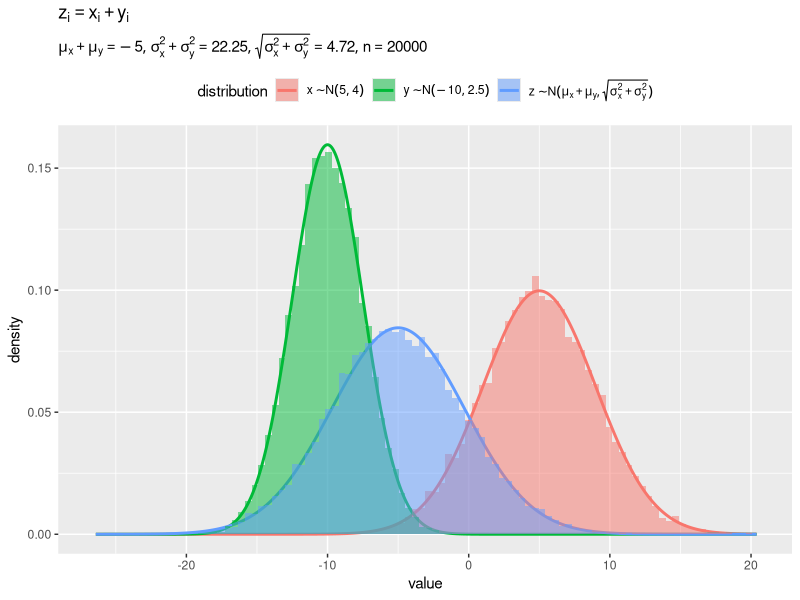

R code for this plot: (Note: this script raises an error after producing the figure.)

# column 正規分布の再生性 ---------------------------------------------------------

# 利用パッケージ
library(tidyverse)
library(gganimate)

# チェック用
library(ggplot2)


# 正規乱数の和の分布 ---------------------------------------------------------------

### ・乱数生成・統計量の計算・分布の計算 -----

# サンプルサイズを指定
N <- 20000

# 正規分布のパラメータを指定
mu_x    <- 5
sigma_x <- 4
mu_y    <- -10
sigma_y <- 2.5

# サンプリング
set.seed(123)
sample_df <- tibble::tibble(
  i = 1:N, 
  x = rnorm(n = N, mean = mu_x, sd = sigma_x), 
  y = rnorm(n = N, mean = mu_y, sd = sigma_y), 
  z = x + y
) |> 
  tidyr::pivot_longer(
    cols = !i, 
    names_to  = "dist", 
    values_to = "x"
  )

# 確率変数の範囲を設定
x_min <- min(sample_df[["x"]])
x_max <- max(sample_df[["x"]])

# 正規分布を計算
norm_df <- tibble::tibble(
  x = seq(from = x_min, to = x_max, length.out = 1000), 
  dens_x = dnorm(x = x, mean = mu_x, sd = sigma_x), 
  dens_y = dnorm(x = x, mean = mu_y, sd = sigma_y),
  dens_z = dnorm(x = x, mean = mu_x+mu_y, sd = sqrt(sigma_x^2+sigma_y^2))
) |> 
  tidyr::pivot_longer(
    cols = !x, 
    names_prefix = "dens_", 
    names_to  = "dist", 
    values_to = "dens"
  )


### ・作図 -----

# ラベル用の文字列を作成
param_label_vec <- c(
  parse(text = paste0("x %~% N(", mu_x, ", ", sigma_x, ")")), 
  parse(text = paste0("y %~% N(", mu_y, ", ", sigma_y, ")")), 
  parse(text = paste0("z %~% N(mu[x]+mu[y], sqrt(sigma[x]^2+sigma[y]^2))"))
)
param_label <- paste0(
  "list(", 
  "mu[x]+mu[y] == ", round(mu_x+mu_y, digits = 2), 
  ", sigma[x]^2+sigma[y]^2 == ", round(sigma_x^2+sigma_y^2, digits = 2), 
  ", sqrt(sigma[x]^2+sigma[y]^2) == ", round(sqrt(sigma_x^2+sigma_y^2), digits = 2), 
  ", n == ", N, 
  ")"
)

# ヒストグラムを作成
ggplot() + 
  geom_line(data = norm_df, 
            mapping = aes(x = x, y = dens, color = dist), 
            linewidth = 1) + # 生成分布
  geom_histogram(data = sample_df, 
                 mapping = aes(x = x, y = ..density.., fill = dist), 
                 position = "identity", bins = 100, 
                 alpha = 0.5) + # サンプル
  scale_color_hue(labels = param_label_vec) + # (凡例ラベル用)
  scale_fill_hue(labels = param_label_vec) + # (凡例ラベル用)
  theme(legend.text.align = 0, 
        legend.position = "top") + 
  labs(title = expression(z[i] == x[i] + y[i]), 
       subtitle = parse(text = param_label), 
       color = "distribution", fill = "distribution", 
       x = "value", y = "density")


### ・アニメーションの作図 -----

# 1フレーム当たりのデータ数を指定
n_per_frame <- 200

# フレーム数を設定
frame_num <- N / n_per_frame
frame_num

# 確率変数zを抽出
sample_z_vec <- sample_df |> 
  dplyr::filter(dist == "z") |> 
  dplyr::pull(x)

# 標本統計量を計算
mean_z_vec <- cumsum(sample_z_vec) / 1:N
var_z_vec  <- cumsum((sample_z_vec - mean_z_vec)^2) / 1:N
sd_z_vec   <- sqrt(var_z_vec)

# アニメ用にサンプルを複製
trace_sample_df <- sample_df |> 
  tidyr::uncount(weights = (N-i)%/%n_per_frame+1, .id = "n") |> # バッチデータに複製
  dplyr::mutate(
    n = N - (n-1)*n_per_frame, # 複製行番号列をデータ数列に変換
    label = paste0(
      "n = ", n, 
      ", E[z] = ", round(mean_z_vec[n], digits = 3), 
      ", V[z] = ", round(var_z_vec[n], digits = 3), 
      ", s[z] = ", round(sd_z_vec[n], digits = 3)
    )
  ) |> 
  tibble::add_row(
    i = 0, 
    n = 0, 
    label = "n = 0, E[z] = NA, V[z] = NA, s[z] = NA"
  ) |> # 初回フレーム用にダミーを追加
  dplyr::arrange(n, dist, i) |> # 因子レベルの設定用
  dplyr::mutate(
    jitter = dplyr::case_when(
      dist == "x" ~ 1, 
      dist == "y" ~ 2, 
      dist == "z" ~ 3
    ), 
    label = factor(label, levels = unique(label)) # フレーム番号に応じてレベル付け
  )


# ラベル用の文字列を作成
param_label_vec <- c(
  parse(text = paste0("x %~% N(", mu_x, ", ", sigma_x, ")")), 
  parse(text = paste0("y %~% N(", mu_y, ", ", sigma_y, ")")), 
  parse(text = paste0("z %~% N(", round(mu_x+mu_y, digits = 2), ", ", 
                      round(sqrt(sigma_x^2+sigma_y^2), digits = 2), ")"))
)

# 確率密度の最大値を設定
y_max <- max(norm_df[["dens"]])

# サンプル点のプロット位置の調整値を指定
y_min <- -0.003

# ヒストグラムを作成
anim <- ggplot() + 
  geom_line(data = norm_df, 
            mapping = aes(x = x, y = dens, color = dist), 
            linewidth = 1) + # 生成分布
  geom_histogram(data = trace_sample_df, 
                 mapping = aes(x = x, y = ..density.., fill = dist), 
                 position = "identity", bins = 100, 
                 alpha = 0.5) + # サンプル
  geom_point(data = trace_sample_df, 
             mapping = aes(x = x, y = y_min*jitter, color = dist), 
             size = 2, alpha = 0.01) + # サンプル
  gganimate::transition_manual(frames = label) + # フレーム
  scale_color_hue(labels = param_label_vec) + # (凡例ラベル用)
  scale_fill_hue(labels = param_label_vec) + # (凡例ラベル用)
  coord_cartesian(ylim = c(y_min*3, y_max)) + 
  theme(legend.text.align = 0, 
        legend.position = "top") + 
  labs(title = expression(z[i] == x[i] + y[i]), 
       subtitle = "{current_frame}", 
       color = "distribution", fill = "distribution", 
       x = "value", y = "density")

# 停止フレーム数を指定
pause_frame <- 10

# gif画像を作成
gganimate::animate(
  plot = anim, 
  nframes = frame_num+pause_frame, end_pause = pause_frame, fps = 10, 
  width = 800, height = 600, 
  renderer = gganimate::gifski_renderer()
)
